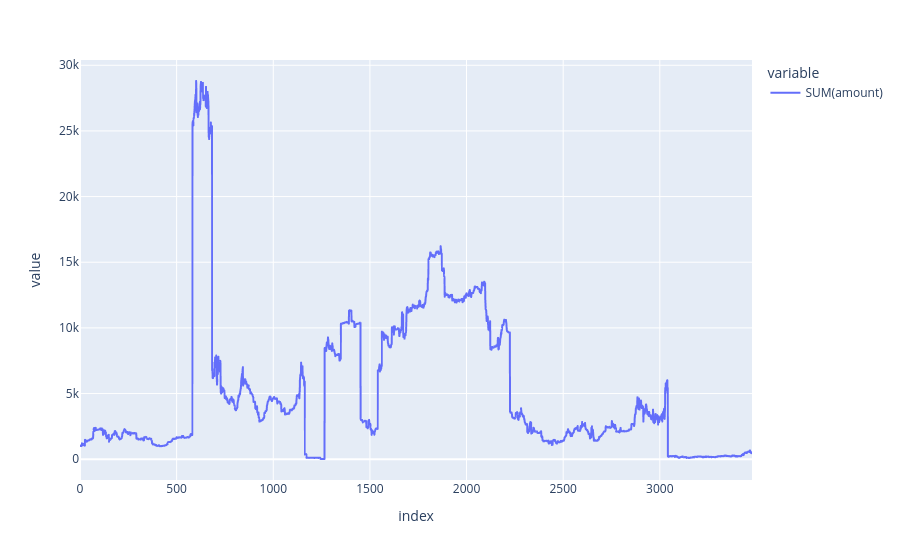

Source (notebook cell):
### Code cell
quantity_df = run_read_only_query(
    f"""
SELECT amount FROM {DESTINATION_TOKEN_BLOCK_TABLE} where autopool = 'autoETH'
GROUP BY  token_symbol, block_timestamp

""",
    None,
)
px.line(quantity_df)

### Figure 1 — Plotly figure (JSON) as saved in the notebook; plotly's stock layout.template omitted (floating-point values rounded to 4 significant figures; data arrays with more than 128 entries replaced by an {"elided": "..."} marker saying what was removed)
{"data": [{"hovertemplate": "variable=SUM(amount)<br>index=%{x}<br>value=%{y}<extra></extra>", "legendgroup": "SUM(amount)", "line": {"color": "#636efa", "dash": "solid"}, "marker": {"symbol": "circle"}, "mode": "lines", "name": "SUM(amount)", "showlegend": true, "type": "scattergl", "x": {"elided": "3478 int values"}, "xaxis": "x", "y": {"elided": "3478 float values"}, "yaxis": "y"}], "layout": {"legend": {"title": {"text": "variable"}, "tracegroupgap": 0}, "margin": {"t": 60}, "xaxis": {"anchor": "y", "domain": [0, 1], "title": {"text": "index"}}, "yaxis": {"anchor": "x", "domain": [0, 1], "title": {"text": "value"}}}}
